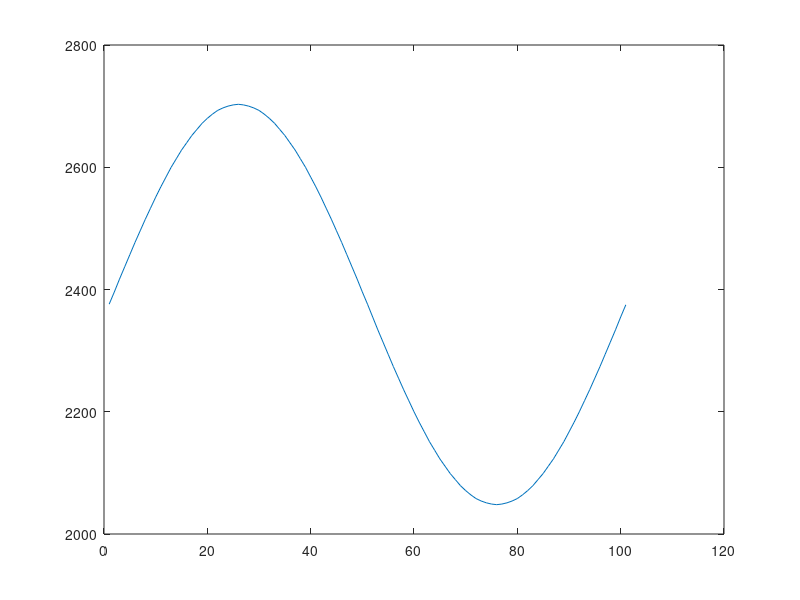

Source code (MATLAB):


N = 12;% numero de bits para la tabla
No = 16 % numero de bits para la salida de la entidad
sm = 100;% cantidad de muestras;

t = linspace(0, 2*pi, sm+1);
y = round(((sin(t)+1)/2)*(655))+2048;

plot(y)

%stairs(y);
p= cell(sm, 1);

for i=1:1:sm-1
    if y(i) >=0 % si es positivo
        p{i, 1} = [num2str(i-1) ' => B"' dec2bin(y(i), No) '",']; 
    else % si es negativo se debe usar complemento a 2
        p{i, 1} = [num2str(i-1) ' => B"' dec2bin(2^No-y(i), No) '",']; 
    end
end
if y(i) >=0 % si es positivo
    p{sm, 1} = [num2str(sm-1) ' => B"' dec2bin(y(sm), No) '"'];
else % se hace lo mismom pero duera del ciclo porque al ultimo elemento
    % de la tabla no se le concatena coma (,) al final
    p{sm, 1} = [num2str(sm-1) ' => B"' dec2bin(2^No-y(sm), No) '"'];
end

% se escrib la tabla en un archivo txt listo para copiar y pegar en la
% entidad de vhdl.
fid = fopen("tab.txt", 'w');

for i=1:1:sm
    fprintf(fid, [p{i, 1} '\n']);
end